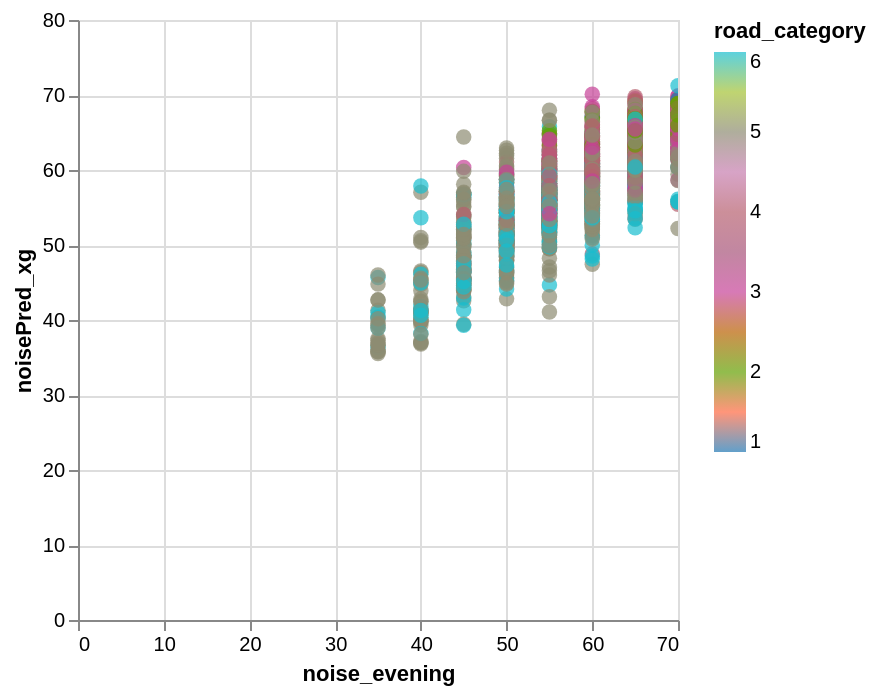

This figure's notebook cell:
### Code cell
data_test['noisePred_xg'] = y_pred

alt.Chart(data_test).mark_circle(size=60).encode(
    x='noise_evening',
    y='noisePred_xg',
    color=alt.Color('road_category', scale=alt.Scale(scheme='category10')),
    tooltip=['road_id']
).interactive()

### Figure 1 — Vega-Lite specification as saved in the notebook (floating-point values rounded to 4 significant figures; data arrays with more than 128 entries replaced by an {"elided": "..."} marker saying what was removed)
{"config": {"view": {"continuousWidth": 300, "continuousHeight": 300}}, "data": {"name": "data-c16237233d8b3248977a6a9afacc2d05"}, "mark": {"type": "circle", "size": 60}, "encoding": {"color": {"field": "road_category", "scale": {"scheme": "category10"}, "type": "quantitative"}, "tooltip": [{"field": "road_id", "type": "nominal"}], "x": {"field": "noise_evening", "type": "quantitative"}, "y": {"field": "noisePred_xg", "type": "quantitative"}}, "params": [{"name": "param_1e9efca18e7a2868", "select": {"type": "interval", "encodings": ["x", "y"]}, "bind": "scales"}], "$schema": "https://vega.github.io/schema/vega-lite/v6.4.1.json", "datasets": {"data-c16237233d8b3248977a6a9afacc2d05": {"elided": "2570 records"}}}
